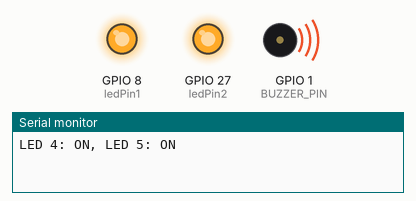
The sketch below on a simulated ESP32. Shown: output pins drawn as LEDs (lit = HIGH), buzzer (waves = sounding), the last lines printed to the serial monitor.

Above: at 0.2 s.
At 1.7 s:
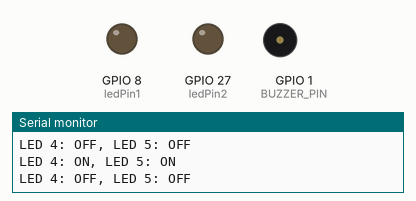
Timing chart, 0 to 3.0 s (numbered marks = the images above):
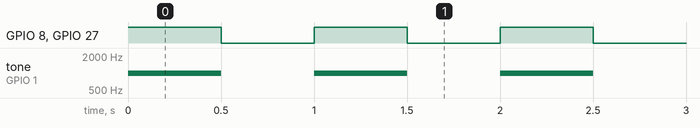

The sketch:

LEDtest.ino
```cpp
const int rstPin = 3;
const int ledPin1 = 8;
const int ledPin2 = 27;

// 부저 주파수 (Hz)
#define BUZZER_PIN 1
#define BUZZ_FREQ 1000 // 1kHz

void setup() {
  Serial.begin(115200);  // 시리얼 통신 시작 (115200bps)
  pinMode(rstPin, INPUT);
  pinMode(ledPin1, OUTPUT);
  pinMode(ledPin2, OUTPUT);
  pinMode(BUZZER_PIN, OUTPUT);
}

void loop() {
  // LED ON
  digitalWrite(ledPin1, HIGH);
  digitalWrite(ledPin2, HIGH);
  Serial.println("LED 4: ON, LED 5: ON");

  // 1kHz 부저 ON (500ms)
  tone(BUZZER_PIN, BUZZ_FREQ);
  delay(500);

  // LED OFF
  digitalWrite(ledPin1, LOW);
  digitalWrite(ledPin2, LOW);
  Serial.println("LED 4: OFF, LED 5: OFF");

  // 부저 OFF (500ms)
  noTone(BUZZER_PIN);
  delay(500);
}
```

Measured:
- by itself, GPIO 8 (ledPin1), GPIO 27 (ledPin2): alternates HIGH for 0.50 s and LOW for 0.50 s
- by itself, tone on GPIO 1 (BUZZER_PIN): alternates 1000 Hz for 0.50 s and silent for 0.50 s
